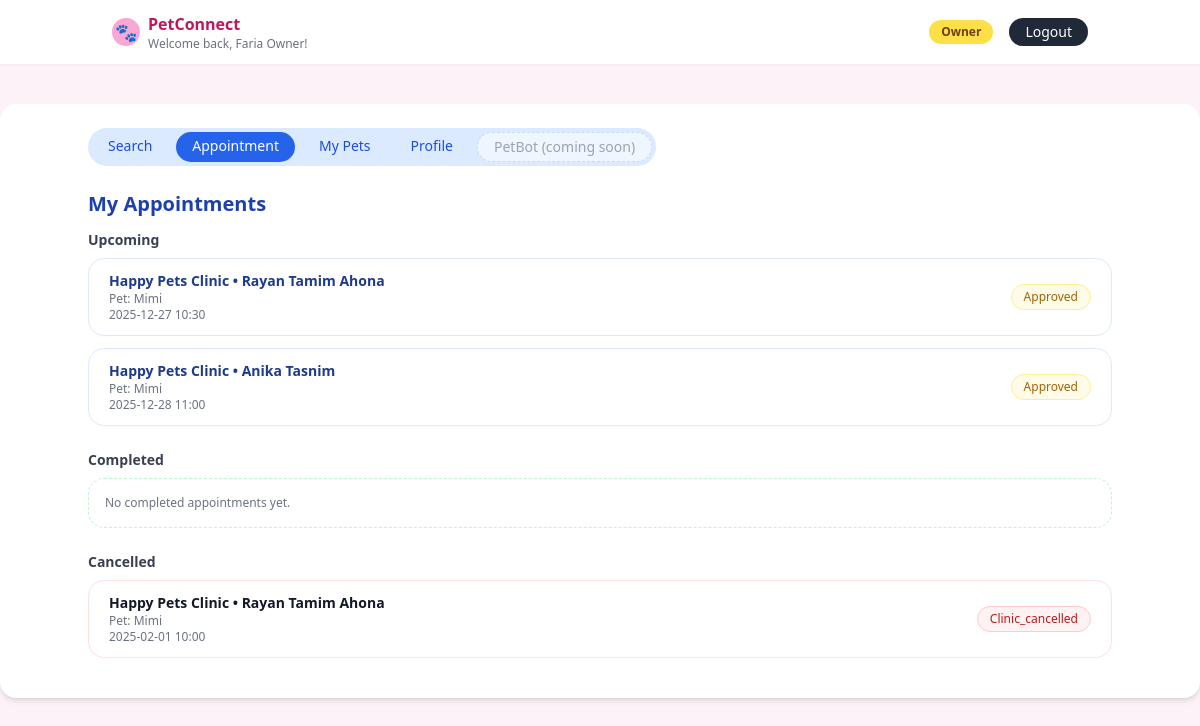
Page /owner/appointments (signed in) on the committed database.
### tables this page shows
CREATE TABLE owners (
    id INTEGER PRIMARY KEY AUTOINCREMENT,
    user_id INTEGER NOT NULL UNIQUE,
    name TEXT NOT NULL,
    email TEXT NOT NULL,
    location TEXT NOT NULL DEFAULT '',
    password TEXT NOT NULL DEFAULT '',
    FOREIGN KEY (user_id) REFERENCES users(id)
);

CREATE TABLE appointments (
    id INTEGER PRIMARY KEY AUTOINCREMENT,
    pet_id INTEGER NOT NULL,
    doctor_id INTEGER NOT NULL,
    appointment_date DATETIME NOT NULL,
    status TEXT NOT NULL DEFAULT 'pending',
    rating INTEGER,        -- 1 to 5              
    FOREIGN KEY (pet_id) REFERENCES pets(id),
    FOREIGN KEY (doctor_id) REFERENCES doctors(id)
);

CREATE TABLE clinics (
    id INTEGER PRIMARY KEY AUTOINCREMENT,
    user_id INTEGER NOT NULL UNIQUE,
    name TEXT NOT NULL,
    license_number TEXT NOT NULL,
    email TEXT NOT NULL,
    contact_number TEXT NOT NULL,
    location TEXT NOT NULL,
    FOREIGN KEY (user_id) REFERENCES users(id)
);

CREATE TABLE doctors (
    id INTEGER PRIMARY KEY AUTOINCREMENT,
    clinic_id INTEGER NOT NULL,
    name TEXT NOT NULL,
    email TEXT NOT NULL,
    base_fee REAL NOT NULL,
    qualifications TEXT NOT NULL,
    rating REAL DEFAULT 0,
    weekly_schedule TEXT NOT NULL,
    FOREIGN KEY (clinic_id) REFERENCES clinics(id)
);

CREATE TABLE pets (
    id INTEGER PRIMARY KEY AUTOINCREMENT,
    owner_id INTEGER NOT NULL,
    name TEXT NOT NULL,
    age TEXT NOT NULL,
    animal_type TEXT NOT NULL,
    breed TEXT NOT NULL,
    gender TEXT NOT NULL,
    vaccination_status TEXT NOT NULL,
    photo_filename TEXT,
    FOREIGN KEY (owner_id) REFERENCES owners(id)
);

### app.py (the view)
@app.route("/owner/appointments")
def owner_appointments():
    guard = _require_owner()
    if guard:
        return guard
    conn = get_db()
    cur = conn.cursor()
    owner = _get_owner_for_current_user(conn)
    if not owner:
        conn.close()
        flash("Owner profile not found.", "danger")
        return redirect(url_for("owner_dashboard"))
    cur.execute(
        """
        SELECT
            a.*,
            d.name               AS doctor_name,
            c.name               AS clinic_name,
            c.location           AS clinic_location,
            p.name               AS pet_name,
            p.animal_type        AS pet_animal_type,
            p.breed              AS pet_breed,
            p.gender             AS pet_gender,
            p.age                AS pet_age,
            p.vaccination_status AS pet_vaccination_status
        FROM appointments a
        JOIN pets    p ON a.pet_id   = p.id
        JOIN owners  o ON p.owner_id = o.id
        JOIN doctors d ON a.doctor_id = d.id
        JOIN clinics c ON d.clinic_id = c.id
        WHERE o.id = ?
        ORDER BY a.appointment_date DESC
        """,
        (owner["id"],),
    )
    rows = cur.fetchall()
    conn.close()
    upcoming, completed, cancelled = [], [], []
    for r in rows:
        status = (r["status"] or "").lower()
        if status in ("completed", "done"):
            completed.append(r)
        elif status in ("cancelled", "canceled", "owner_cancelled", "clinic_cancelled"):
            cancelled.append(r)
        else:
            upcoming.append(r)
    def upcoming_sort_key(a):
        st = (a["status"] or "").lower()
        priority = 0 if st == "reschedule_pending" else 1
        return (priority, a["appointment_date"])
    upcoming = sorted(upcoming, key=upcoming_sort_key)
    return render_template(
        "owner_appointments.html",
        upcoming=upcoming,
        completed=completed,
        cancelled=cancelled,
    )

### app.py (called while the page is built)
def get_db():
    conn = sqlite3.connect(app.config["DATABASE"])
    conn.row_factory = sqlite3.Row
    return conn

def _require_owner():
    if not session.get("user_id") or session.get("role") != "owner":
        flash("Please log in as a pet owner to access this page.", "warning")
        return redirect(url_for("login"))
    return None

def _get_owner_for_current_user(conn):
    user_id = session.get("user_id")
    if not user_id:
        return None
    cur = conn.cursor()
    cur.execute("SELECT * FROM owners WHERE user_id = ?", (user_id,))
    return cur.fetchone()

### templates/owner_appointments.html (shortened to what this page needs)
{% extends "base.html" %}
{% block content %}
<div class="max-w-5xl mx-auto">
  <div class="flex items-center justify-between mb-6">
    <div class="flex space-x-2 bg-blue-100 rounded-full px-1 py-1 text-sm">
      <a href="{{ url_for('owner_search') }}"
         class="px-4 py-1 rounded-full text-blue-700 hover:bg-blue-200">
        Search
      </a>
      <a href="{{ url_for('owner_appointments') }}"
         class="px-4 py-1 rounded-full bg-blue-600 text-white">
        Appointment
      </a>
      <a href="{{ url_for('owner_dashboard', tab='pets') }}"
         class="px-4 py-1 rounded-full text-blue-700 hover:bg-blue-200">
        My Pets
      </a>
      <a href="{{ url_for('owner_dashboard', tab='owner') }}"
         class="px-4 py-1 rounded-full text-blue-700 hover:bg-blue-200">
        Profile
      </a>
      <span class="px-4 py-1 rounded-full text-gray-400 bg-blue-50 border border-dashed border-blue-200">
        PetBot (coming soon)
      </span>
    </div>
  </div>
  <h2 class="text-xl font-semibold text-blue-800 mb-3">My Appointments</h2>
  <div class="mb-6">
    <h3 class="text-sm font-semibold text-gray-700 mb-2">Upcoming</h3>
    {% if upcoming %}
      <div class="space-y-3">
        {% for a in upcoming if (a['status'] or '')|lower != 'reschedule_pending' %}
          {% set s = (a['status'] or '')|lower %}
          <div class="bg-white rounded-2xl border border-blue-100 px-5 py-3 flex flex-col md:flex-row md:items-center md:justify-between gap-3">
            <div>
              <p class="text-sm font-semibold text-blue-900">
                {{ a['clinic_name'] }} • {{ a['doctor_name'] }}
              </p>
              <p class="text-xs text-gray-500">
                Pet: {{ a['pet_name'] }}
              </p>
              <p class="text-xs text-gray-500">
                {{ a['appointment_date'] }}
              </p>
            </div>
            <div class="flex flex-col items-end gap-2">
              <span class="text-xs px-3 py-1 rounded-full bg-yellow-50 text-yellow-700 border border-yellow-200">
                {{ a['status']|capitalize }}
              </span>
            </div>
          </div>
        {% endfor %}
      </div>
    {% else %}
      <div class="text-xs text-gray-500 bg-white rounded-2xl border border-dashed border-blue-200 p-4">
        You don’t have any upcoming appointments.
      </div>
    {% endif %}
  </div>
  <div class="mb-6">
    <h3 class="text-sm font-semibold text-gray-700 mb-2">Completed</h3>
    {% if completed %}
      <div class="space-y-3">
        {% for a in completed %}
          <div class="bg-white rounded-2xl border border-green-100 px-5 py-3 flex justify-between items-center">
            <div>
              <p class="text-sm font-semibold text-gray-900">
                {{ a['clinic_name'] }} • {{ a['doctor_name'] }}
              </p>
              <p class="text-xs text-gray-500">
                Pet: {{ a['pet_name'] }}
              </p>
              <p class="text-xs text-gray-500">
                {{ a['appointment_date'] }}
              </p>
            </div>
            <span class="text-xs px-3 py-1 rounded-full bg-green-50 text-green-700 border border-green-200">
              {{ a['status']|capitalize }}
            </span>
          </div>
        {% endfor %}
      </div>
    {% else %}
      <div class="text-xs text-gray-500 bg-white rounded-2xl border border-dashed border-green-200 p-4">
        No completed appointments yet.
      </div>
    {% endif %}
  </div>
  <div class="mb-4">
    <h3 class="text-sm font-semibold text-gray-700 mb-2">Cancelled</h3>
    {% if cancelled %}
      <div class="space-y-3">
        {% for a in cancelled %}
          <div class="bg-white rounded-2xl border border-red-100 px-5 py-3 flex justify-between items-center">
            <div>
              <p class="text-sm font-semibold text-gray-900">
                {{ a['clinic_name'] }} • {{ a['doctor_name'] }}
              </p>
              <p class="text-xs text-gray-500">
                Pet: {{ a['pet_name'] }}
              </p>
              <p class="text-xs text-gray-500">
                {{ a['appointment_date'] }}
              </p>
            </div>
            <span class="text-xs px-3 py-1 rounded-full bg-red-50 text-red-700 border border-red-200">
              {{ a['status']|capitalize }}
            </span>
          </div>
        {% endfor %}
      </div>
    {% else %}
      <div class="text-xs text-gray-500 bg-white rounded-2xl border border-dashed border-red-200 p-4">
        No cancelled appointments.
      </div>
    {% endif %}
  </div>
</div>
{% endblock %}

### templates/base.html (shortened to what this page needs)
<!DOCTYPE html>
<html lang="en">
<head>
  <script src="https://cdn.tailwindcss.com"></script>
</head>
<body class="bg-pink-50">
  <header class="bg-white shadow-sm">
    <div class="max-w-5xl mx-auto px-6 py-3 flex items-center justify-between">
      <div class="flex items-center space-x-2">
        <div class="w-7 h-7 rounded-full bg-pink-300 flex items-center justify-center">
          <span class="text-white text-lg">🐾</span>
        </div>
        <div>
          <p class="font-semibold text-pink-700">PetConnect</p>
          {% if session.get('user_name') %}
            <p class="text-xs text-gray-500">Welcome back, {{ session.get('user_name') }}!</p>
          {% endif %}
        </div>
      </div>
      <nav class="flex items-center space-x-4 text-sm">
        {% if session.get('user_id') %}
          <span class="px-3 py-1 rounded-full bg-yellow-300 text-xs font-semibold text-yellow-900">
            {{ session.get('role')|capitalize }}
          </span>
          <a href="{{ url_for('logout') }}"
             class="px-4 py-1 rounded-full bg-gray-800 text-white text-sm hover:bg-black transition">
            Logout
          </a>
        {% endif %}
      </nav>
    </div>
  </header>
  <main class="min-h-screen">
    <div class="max-w-7xl mx-auto mt-10">
      <div class="bg-white rounded-2xl shadow-md px-8 py-6">
        {% block content %}{% endblock %}
      </div>
    </div>
  </main>
</body>
</html>

### rows in the picture
owners: get "Faria Owner"
appointments: clinic_name "Happy Pets Clinic", doctor_name "Rayan Tamim Ahona", pet_name "Mimi", appointment_date "2025-12-27 10:30", status "Approved"
appointments: clinic_name "Happy Pets Clinic", doctor_name "Anika Tasnim", pet_name "Mimi", appointment_date "2025-12-28 11:00", status "Approved"
appointments: clinic_name "Happy Pets Clinic", doctor_name "Rayan Tamim Ahona", pet_name "Mimi", appointment_date "2025-02-01 10:00", status "Clinic_cancelled"

### other values in the picture
{{ session.get('role')|capitalize }} "Owner"
